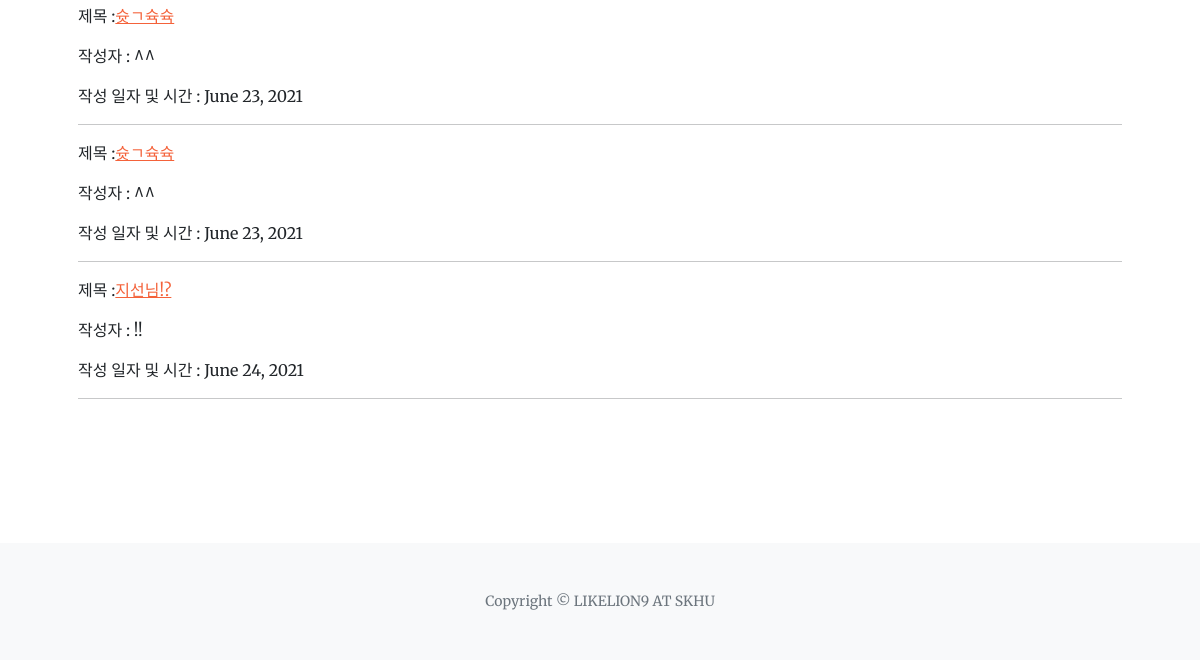
The app's page / (lower part), older data.
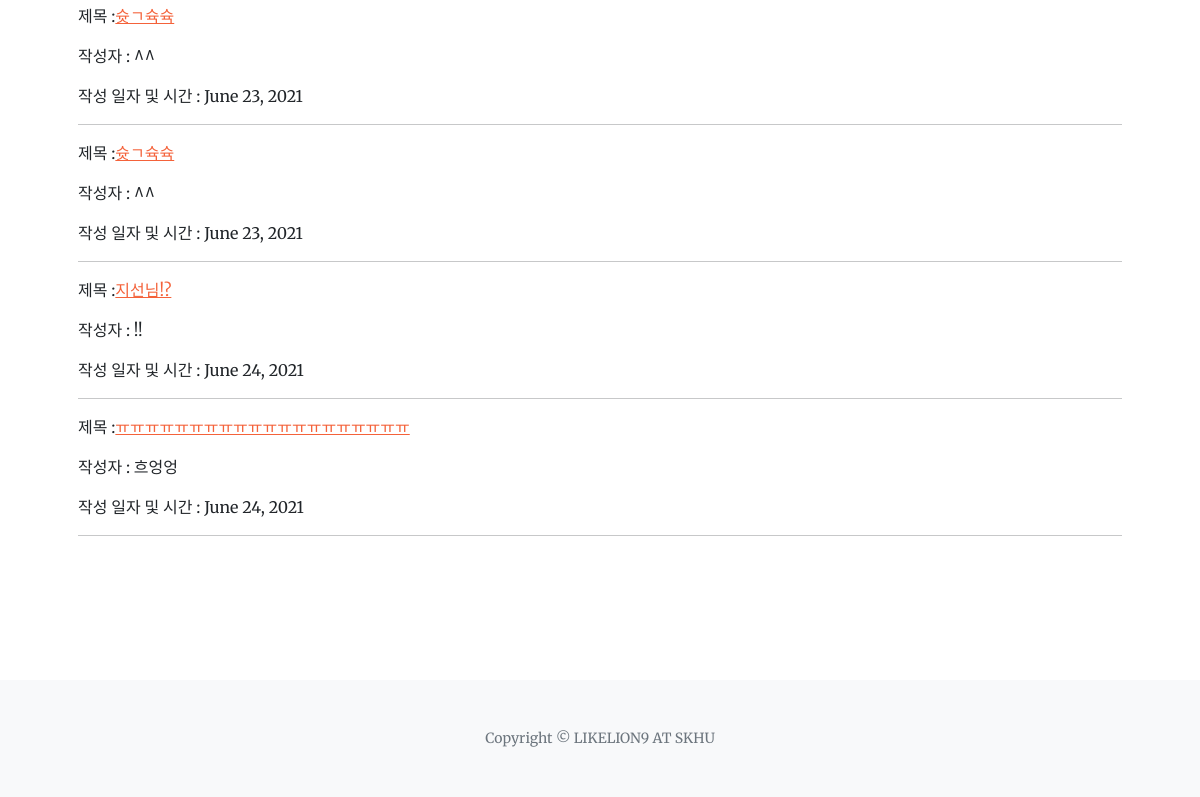
The same page, newer data.
### blog/models.py (models this page shows, shortened)
class Blog(models.Model):
    title = models.CharField(max_length=200)
    pub_date = models.DateField('date published')
    writer = models.CharField(max_length=15, default='닉네임을 입력해주세요')
    content = models.TextField()
    hashtags = models.ManyToManyField('Hashtag', blank=True)
    image = models.ImageField(upload_to='images/', blank=True)

### blog/views.py (the view)
# urls.py: path('', blog.views.main, name='main'),
def main(request):
    posts = Blog.objects
    hashtags = Hashtag.objects
    return render(request, 'blog/main.html', {'posts':posts, 'hashtags':hashtags})

### blog/templates/blog/main.html (shortened to what this page needs)
{% extends 'blog/base.html' %}
{% block content %}
<section class="page-section" id="services">
    <div class="container px-4 px-lg-5">
        {% for posts in posts.all %}
        <p>제목 :<a href="{% url 'detail' posts.id %}">{{ posts.title }}</a></p>
        <p>작성자 : {{ posts.writer }}</p>
        <p>작성 일자 및 시간 : {{ posts.pub_date }}</p>
        <hr>
        {% endfor %}
    </div>
</section>
{% endblock %}

Row changes from the older to the newer data that the page shows:
added Blog: title "ㅠㅠㅠㅠㅠㅠㅠㅠㅠㅠㅠㅠㅠㅠㅠㅠㅠㅠㅠㅠ", writer "흐엉엉", pub_date "June 24, 2021"
